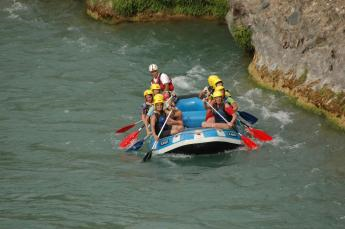
%> input picture COBRA Matlab/Dependencies/rgbquadtree/rafting.png, 345 x 229 px
$ octave main.m   (GNU Octave 9; MATLAB toolbox functions it lacks are replaced by stand-ins)
%> lines starting %> are read from the running program, lines starting %| are printed output that depends on the picture
### COBRA Matlab/Dependencies/rgbquadtree/qt3ddecom.m
% % This method uses three thresholds for red,green and blue blocks.
% % For any R/G/B block if the maximum value of the block elements minus the
% % minimum value of the block elements is greater than its respective threshold
% % then the RGB image is splitted into 4 blocks.

% % Thresholds are specified as a value between 0 and 1, even if I is of class uint8 or
% % uint16. If I is uint8, the threshold value you supply is multiplied by
% % 255 to determine the actual threshold to use; if I is uint16, the
% % threshold value you supply is multiplied by 65535

% % The function also pad the image if its size is not power of 2, so that
% % image can be divided until block of size 1.

% % Input
% % image I (true color) image matrix of size M-by-N-by-3.
% % thvec: threshold values of rgb b/w 0 and 1 e.g. thvec=[0.5,0.5,0.5]
% %        (this optional argument, defualt threshold is [0 0 0] i.e.
% %        lossless encoding

% % Output
% % S: the quadtree structure in the sparse matrix S. If S(k,m) is
% %    nonzero, then (k,m) is the upper left corner (ULC) of a block in the
% %    decomposition, and the size of the block is given by S(k,m).
% % valRGB(n,1:3):  mean (average) of RGB compoents for nth block

% % Exmaple of usage: [S,valRGB]=qt3ddecom(I,thvec);
% %                   or [S,valRGB]=qt3ddecom(I);

function [S,valRGB]=qt3ddecom(I,varargin)

% disp('RGB Image Quadtree Decomposition');
% str=sprintf('%s', '@ Copyright M Khan'); disp(str);
% disp('Email: mak2000sw@yahoo.com');
disp('---------------------------------');
% %--------------------------------------------------------------
% % Default Values
thvec=[0 0 0];                %lossless encoding
defaultValues = {thvec};      %threshold vector
% % % Assign Values
nonemptyIdx = ~cellfun('isempty',varargin);
defaultValues(nonemptyIdx) = varargin(nonemptyIdx);
[thvec] = deal(defaultValues{:});
% %--------------------------------------------------------------
classtr=class(I);
[ir ic id]=size(I); % size of image before padding
if(id~=3)
    error('Input Matrix (Image) must be of size M-by-N-by-3 (true color)');
end
if(~ispowerof2(ir) || ~ispowerof2(ic))
    I=padrgbtomakepowof2(I);
    % % sizeIafterPad=size(I);
    % % disp('padding is done to make input Matrix/Image power of 2');
end
[irp,icp,id]=size(I); % size of image after padding
S=zeros(irp,icp);
% %--------------------------------------------------------------
% % Matrix S is intitially of same size as input image/matrix and holds
% % zeros in all locations.
% % stru1 holds information about those images that are to be tested
% % for splitting.
% % initially we would put coordinates of ULC of image into stru1 then
% % we will execute a loop until stru1 becomes empty.
% % Inside loop we would take coordinates of last image block from stru1
% % and remove them from stru1, then test if for splitting.
% % If it split then we would put four new blocks into stru1. If it does
% % not split then we would (ULC) of that single block into matrix S.
% % This process would continue until stru1 becomes emtpy, that means no
% % more splitting is required and we would be outside while loop. Then
% % simple we would converte matrix S into sparse matrix.

count1=1;                    % counter to save data in S
stru1(count1).rc=[1 1];      % beginning (upper left corner) coordinates of image
stru1(count1).sz=size(I,1);  % size of image (width and height are equal)
while(size(stru1,2)>=1)
    r1=stru1(end).rc(1);
    r2=r1+stru1(end).sz-1;
    c1=stru1(end).rc(2);
    c2=c1+stru1(end).sz-1;
    stru1(end)=[];          % remove from stru1
    count1=count1-1;
    % % splitting (return splitting coordiantes with respect to segment
    % % (block) of image (matrix)
    [b1r,b1c,b2r,b2c,b3r,b3c,b4r,b4c,sz]=qtrgbsplit(I(r1:r2,c1:c2,1:3),thvec);
    if(sz==-1) % Not splitted
        % % disp('not splitted');
        S(r1,c1)=r2-r1+1;
    else      % splitted
        % % disp('splitted');
        %% converting local coordinates to global coordinates
        b1r=r1+b1r-1;
        b1c=c1+b1c-1;
        b2r=r1+b2r-1;
        b2c=c1+b2c-1;
        b3r=r1+b3r-1;
        b3c=c1+b3c-1;
        b4r=r1+b4r-1;
        b4c=c1+b4c-1;
        % % adding fourth block data in stru1
        count1=count1+1;
        stru1(count1).rc=[b4r,b4c];
        stru1(count1).sz=sz;
        % % adding third block data in stru1
        count1=count1+1;
        stru1(count1).rc=[b3r,b3c];
        stru1(count1).sz=sz;
        % % adding second block data in stru1
        count1=count1+1;
        stru1(count1).rc=[b2r,b2c];
        stru1(count1).sz=sz;
        % % adding first block data in stru1
        count1=count1+1;
        stru1(count1).rc=[b1r,b1c];
        stru1(count1).sz=sz;
    end
end
% %--------------------------------------------------------------
S=sparse(S); %converting S into sparse matrix
[i,j,blkSz] = find(S);
if(length(find(thvec))==0) %lossless encoding (all entries in thvec are 0)
    for k=1:length(blkSz)
        valRGB(k,1:3)=I(i(k),j(k),1:3); % values of corresponding indices of S of RGB
    end
else             %lossy encoding
    valR=avgofmatblks(I(:,:,1),i,j,blkSz,blkSz); % mean of Red
    valG=avgofmatblks(I(:,:,2),i,j,blkSz,blkSz); % mean of Green
    valB=avgofmatblks(I(:,:,3),i,j,blkSz,blkSz); % mean of Blue
    valRGB=[valR', valG', valB'];
end
% %--------------------------------------------------------------
% % % Now Removing those rows from S and valRGB that exceed original image size(ir,ic)
% % % ir,ic,irp,icp
if (ir<irp && ic<icp)
    [S,valRGB]=delsparsekeybyxANDy(S,i,j,valRGB,ir,ic);
end
% %--------------------------------------------------------------
% % Trim S
% S=S(1:max(i),1:max(j)); %use previously computed [i,j,v]=find(S)
S=trimsparse(S);          %computes again [i,j,v]=find(S)
% %--------------------------------------------------------------
% % next stpe is to convert to same class as that of original image.
% % if original image is of type integer this operation would also round
% % off
valRGB=converttoclass(valRGB,classtr);
% %  sizeSAfter=size(S)
% %--------------------------------------------------------------
% % % Plotting
figure, image(I)
title('\bfOriginal Padded Image');
drawquadblocks(S);
% title('\bfQuadtree blocks on Padded Image');
% %--------------------------------------------------------------


% % % --------------------------------
% % % Author: Dr. Murtaza Khan
% % % Email : drkhanmurtaza@gmail.com
% % % --------------------------------

### rgbquadtree/padrgbtomakepowof2.m
% % if required then add padvalue (defualt 0)
% % to make size of rgbimg power of 2.
% %  e.g. if initiall size of rgbimg is 7x5x3
% % the after padding, size of rgbimg would be
% % 8x8x3
function rgbimgnew =padrgbtomakepowof2(rgbimg,varargin)

% % % Default Values
padvalue=0;
defaultValues = {padvalue};
% % % Assign Values
nonemptyIdx = ~cellfun('isempty',varargin);
defaultValues(nonemptyIdx) = varargin(nonemptyIdx);
[padvalue] = deal(defaultValues{:});
% % % --------------

IR=padtomakepowof2(rgbimg(:,:,1),padvalue);
IG=padtomakepowof2(rgbimg(:,:,2),padvalue);
IB=padtomakepowof2(rgbimg(:,:,3),padvalue);
rgbimgnew(:,:,1)=IR;
rgbimgnew(:,:,2)=IG;
rgbimgnew(:,:,3)=IB;

% % % --------------------------------
% % % Author: Dr. Murtaza Khan
% % % Email : drkhanmurtaza@gmail.com
% % % --------------------------------

### COBRA Matlab/Dependencies/rgbquadtree/padtomakepowof2.m
% % if required then add padvalue (defualt 0)
% % to make size of A power of 2.
% %  e.g. if initiall size of A is 2x3
% % the after padding, size of A would be
% % 4x4
function A =padtomakepowof2(A,varargin)

% % % Default Values
padvalue=0;
defaultValues = {padvalue};
% % % Assign Values
nonemptyIdx = ~cellfun('isempty',varargin);
defaultValues(nonemptyIdx) = varargin(nonemptyIdx);
[padvalue] = deal(defaultValues{:});
% % ------------------------------------
B=A;
[M,N]=size(B);
type_A=class(A);
A=converttoclass(A,'double');
padvalue=converttoclass(padvalue,'double');
npo2=2^nextpow2(max(size(A)));
% % ------------------------------------
% % Padding process
A(1:npo2,1:npo2)=padvalue; % A expanded to required size
A(1:M,1:N)=B(1:M,1:N);     % 1:M,1:N locations filled with origincal values
% % OR
% % alternatively A can be padded using image processing tool
% % box method 'padarray' by following statement
% % A=padarray(A,[npo2-M,npo2-N],padvalue,'post');

% % ------------------------------------

A=converttoclass(A,type_A); % back to original type

% % % --------------------------------
% % % Author: Dr. Murtaza Khan
% % % Email : drkhanmurtaza@gmail.com
% % % --------------------------------

### rgbquadtree/converttoclass.m
% % converte input arguent 'var' to class specified in 'type'.
% % conversion should be possible by MATLAB conversion functions.
% % Following conversion types are allowed
% % int8
% % uint8
% % int16
% % uint16
% % int32
% % uint32
% % int64
% % uint64
% % single
% % double

function var=converttoclass(var,type)

if (strcmp(type,'int8'))
    var=int8(var);
elseif(strcmp(type,'uint8'))
    var=uint8(var);
elseif(strcmp(type,'int16'))
    var=int16(var);
elseif(strcmp(type,'uint16'))
    var=uint16(var);
elseif(strcmp(type,'int32'))
    var=int32(var);
elseif(strcmp(type,'uint32'))
    var=uint32(var);
elseif(strcmp(type,'int64'))
    var=int64(var);
elseif(strcmp(type,'uint64'))
    var=uint64(var);
elseif(strcmp(type,'single'))
    var=single(var);
elseif(strcmp(type,'double'))
    var=double(var);
else
    disp('this type is not allowed or supported');
end

% % % --------------------------------
% % % Author: Dr. Murtaza Khan
% % % Email : drkhanmurtaza@gmail.com
% % % --------------------------------

### COBRA Matlab/Dependencies/rgbquadtree/qtrgbsplit.m
% % The method uses three thresholds for red,green and blue blocks.
% % For any R/G/B block if the maximum value of the block elements minus the
% % minimum value of the block elements is greater than its respective threshold
% % then the RGB image is splitted into 4 blocks.

% % Thresholds are specified as a value between 0 and 1, even if I is of class uint8 or
% % uint16. If I is uint8, the threshold value you supply is multiplied by
% % 255 to determine the actual threshold to use; if I is uint16, the
% % threshold value you supply is multiplied by 65535

% % Input: image I (true color) image matrix of size M-by-N-by-3.
% % Output: if image is split the method returns
% %         size and starting coordinate indices of each block. If the
% %         image is not divided then it return -1 value for each output argument

function [b1r,b1c,b2r,b2c,b3r,b3c,b4r,b4c,szr,szc]=qtrgbsplit(I,varargin)

% % Default Values
thvec=[0 0 0];                %lossless encoding
defaultValues = {thvec};      %threshold vector
% % % Assign Values
nonemptyIdx = ~cellfun('isempty',varargin);
defaultValues(nonemptyIdx) = varargin(nonemptyIdx);
[thvec] = deal(defaultValues{:});
% % %------------------------------------------------------
% % Handling Threshold vector for various
if(length(thvec)==0)
    error('threshold vector must have atleast one value');
elseif(length(thvec)==1)
    ThR=thvec(1);
    ThG=ThR;
    ThB=ThG;
 elseif(length(thvec)==2)
    ThR=thvec(1);
    ThG=thvec(2);
    ThB=ThG;
 elseif(length(thvec)>=3)
    ThR=thvec(1);
    ThG=thvec(2);
    ThB=thvec(3);
end

if(ThR<0 || ThR>1 || ThG<0 || ThG>1 || ThB<0|| ThB>1)
    error('threshold value(s) must be between 0 and 1');
end

str=class(I);
if(strcmp(str,'uint8'))
    ThR=ThR*255;
    ThG=ThG*255;
    ThB=ThB*255;
elseif(strcmp(str,'uint16'))
    ThR=ThR*65535;
    ThG=ThG*65535;
    ThB=ThB*65535;
else
    error('Input Image must be of type uint8 or uint16');
end
% % %------------------------------------------------------
% % % ThR,ThG,ThB

[ir ic id]=size(I);
if(id~=3)
    error('Input Matrix (Image) must be of size M-by-N-by-3 (true color)');
end

b1r=-1;
b1c=-1;
b2r=-1;
b2c=-1;
b3r=-1;
b3c=-1;
b4r=-1;
b4c=-1;
szr=-1;
szc=-1;

if(ir==1 && ic==1)  % block of size=1 are not split
    return
end

I=double(I); %convert to double for processing

if( max(max(I(:,:,1)))-min(min(I(:,:,1))) > ThR ||...
    max(max(I(:,:,2)))-min(min(I(:,:,2))) > ThG ||...
    max(max(I(:,:,3)))-min(min(I(:,:,3))) > ThB )

   [b1r,b1c,b2r,b2c,b3r,b3c,b4r,b4c,szr,szc]=splitinto4(ir,ic);
end

I=converttoclass(I,str); % back to original type

% % % --------------------------------
% % % Author: Dr. Murtaza Khan
% % % Email : drkhanmurtaza@gmail.com
% % % --------------------------------

### rgbquadtree/splitinto4.m
% % given the size of rectangle (matrix end points), it split into four
% % regions and return the starting coordinates (top left corner) and size of each region.
% % ------------------
% % |        |       |
% % ------------------
% % |        |       |
% % ------------------
function [b1r,b1c,b2r,b2c,b3r,b3c,b4r,b4c,szr,szc]=splitinto4(ir,ic)

szr=round(ir/2);
szc=round(ic/2);

b1r=1;
b1c=1;

b2r=1;
b2c=szc+1;

b3r=szr+1;
b3c=1;

b4r=szr+1;
b4c=szc+1;

% % % --------------------------------
% % % Author: Dr. Murtaza Khan
% % % Email : drkhanmurtaza@gmail.com
% % % --------------------------------

### COBRA Matlab/Dependencies/rgbquadtree/avgofmatblks.m
% % finds average of different blocks of input matrix
% % INPUT
% % i,j,w,h are vectors
% % mat : input matrix
% % i(k): beginning row index of kth block
% % j(k): beginning column index of kth block
% % w(k): width of kth block   (e.g. column 1 to colum 5 of mat)
% % h(k): height of kth block  (e.g. row 1 to row 3 of mat)
% % OUTPUT
% % avg(k): average of kth block (avg is a vector)
function avg=avgofmatblks(mat,i,j,w,h)

blkcount=length(i);
for k=1:blkcount
    fromRow=i(k);
    toRow=i(k)+h(k)-1;
    fromCol=j(k);
    toCol=j(k)+w(k)-1;
    count=(toRow-fromRow+1).*(toCol-fromCol+1);
    avg(k)=sum(sum(mat(fromRow:toRow,fromCol:toCol)))/count; %avg/mean of block values
end

% % % --------------------------------
% % % Author: Dr. Murtaza Khan
% % % Email : drkhanmurtaza@gmail.com
% % % --------------------------------

### rgbquadtree/delsparsekeybyxANDy.m
% % Do following
% % 1. set to 0 (zero) those spatial locations from sparse matrix that
% %     exceeds BOTH given x and y values
% % 2. delete the correspoding row from given key matrix

% % INPUT
% % S: input sparse matrix
% % i: i(k) kth row    of non-zero element in S
% % j: j(k) kth column of non-zero element in S
% % key: M-by-N array M=length(i) then key(k,:) entry in keys
% %      corresponds to kth row of non-zeros entries of S
% % x: x-coordinate
% % y: y-coordinate

% % OUTPUT
% % S:   modified output sparse matrix
% % keys: modified keys matrix

function [S,keys]=delsparsekeybyxANDy(S,i,j,keys,x,y)

c=0;
for k=1:length(i)
    if(i(k)>x && j(k)>y)
       S(i(k),j(k))=0;  %(k,k)th entry is also zero, would not be save in Sparse
    else
        c=c+1;
        keysN(c,:)=keys(k,:);
    end
end
keys=keysN;

### COBRA Matlab/Dependencies/rgbquadtree/ispowerof2.m
% % check if given number 'n'is power of 2.
% % return 1 if given number 'n'is power of 2, otherwise return 0

function flag=ispowerof2(n)

flag=0;

table=[1,2,4,8,16,32,64,128,256,512,1024,2048,4096,8192,16384,32768,65536,131072,262144,524288,...
    1048576,2097152,4194304,8388608,16777216,33554432,67108864,134217728,268435456,536870912];

if(n>table(end) || n<1)
    error('Out out range, can not check either this value is power of 2 or not')
end

if( length(find(table == n)>0) )
    flag=1;
end

% % % --------------------------------
% % % Author: Dr. Murtaza Khan
% % % Email : drkhanmurtaza@gmail.com
% % % --------------------------------


### COBRA Matlab/Dependencies/rgbquadtree/main.m
% % Test program for Quadtree Encoding and Decoding of RGB image
clc, close all, clear all
thvec=[0.5,0.5,0.5];  % threshold for red,green and blue (values b/w 0 and 1)
picname='rafting.png';
I = imread(picname);
%> I is the input picture: size 229x345x3 uint8; mean R, G, B 98, 105.4, 89.5
[ir ic d]=size(I);    % size of I must be M-by-N-by-3
%> ir = 229; ic = 345; d = 3
figure, image(I)          % original input image
title('\bfOriginal Image');
% % ----------------------------------
% % RGB Quadtree Encoding
[S,valRGB]=qt3ddecom(I,thvec);  %lossy encoding
%> in qt3ddecom, `nonemptyIdx = ~cellfun('isempty',varargin);`: nonemptyIdx = true
%> in qt3ddecom, `[thvec] = deal(defaultValues{:});`: thvec = [0.5 0.5 0.5]
%> in padrgbtomakepowof2, `nonemptyIdx = ~cellfun('isempty',varargin);`: nonemptyIdx = []
%> in padrgbtomakepowof2, `[padvalue] = deal(defaultValues{:});`: padvalue = 0
%> in padtomakepowof2, `nonemptyIdx = ~cellfun('isempty',varargin);`: nonemptyIdx = true
%> in padtomakepowof2, `[padvalue] = deal(defaultValues{:});`: padvalue = 0
%> in padtomakepowof2, `B=A;`:
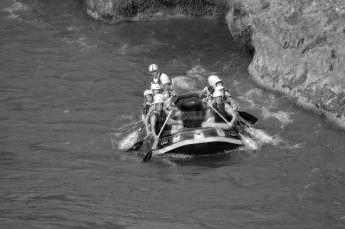
%> B: size 229x345 uint8; min 0, max 255, mean 98
%> in padtomakepowof2, `A(1:npo2,1:npo2)=padvalue;`: A: size 512x512 double; every value is 0
%> in padtomakepowof2 (call 2), `B=A;`:
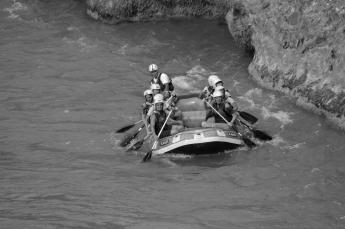
%> B: size 229x345 uint8; min 0, max 255, mean 105.4
%> in padtomakepowof2 (call 3), `B=A;`:
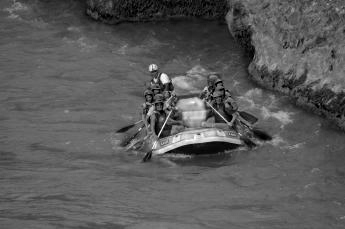
%> B: size 229x345 uint8; min 0, max 255, mean 89.5
%> in padtomakepowof2 (call 3), `A(1:M,1:N)=B(1:M,1:N);`:
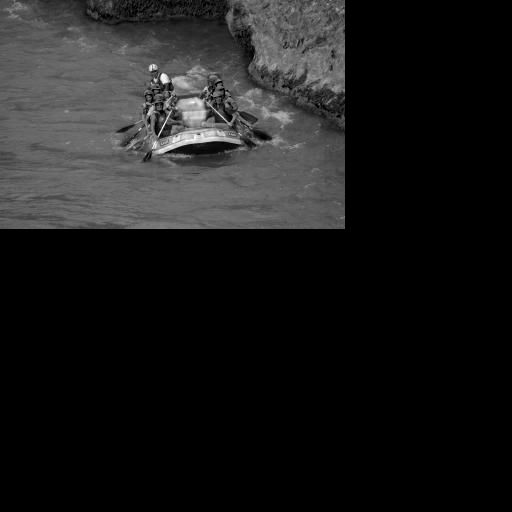
%> A: size 512x512 double; min 0, max 255, mean 27
%> in padrgbtomakepowof2, `rgbimgnew(:,:,3)=IB;`:
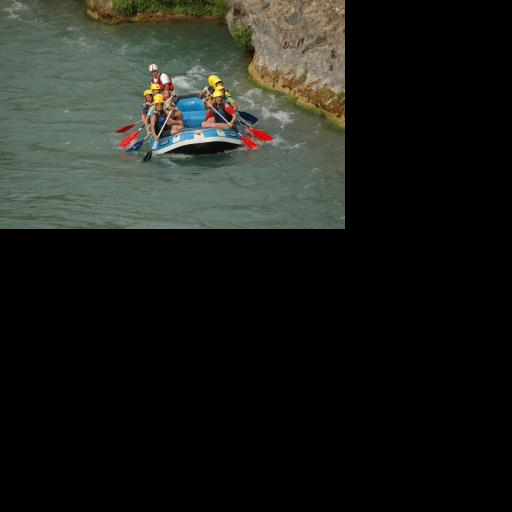
%> rgbimgnew: size 512x512x3 uint8; mean R, G, B 29.5, 31.8, 27
%> the loop in qt3ddecom, `while(size(stru1,2)>=1)` made 2613 passes
%> (r1, r2, c1, c2, b1r, b1c, b2r, b2c) on passes 2 to 13: (1, 256, 1, 256, 1, 1, 1, 129), (1, 128, 1, 128, 1, 1, 1, 65), (1, 64, 1, 64, -1, -1, -1, -1), (1, 64, 65, 128, 1, 65, 1, 97), (1, 32, 65, 96, -1, -1, -1, -1), (1, 32, 97, 128, 1, 97, 1, 113), (1, 16, 97, 112, 1, 97, 1, 105), (1, 8, 97, 104, -1, -1, -1, -1), (1, 8, 105, 112, -1, -1, -1, -1), (9, 16, 97, 104, -1, -1, -1, -1), (9, 16, 105, 112, -1, -1, -1, -1), (1, 16, 113, 128, -1, -1, -1, -1)
%> (b1r, b1c, b2r, b2c, b3r, b3c, b4r, b4c) on pass 1: (1, 1, 1, 257, 257, 1, 257, 257)
%> pass 2, in qtrgbsplit (call 2), `I=double(I);`:
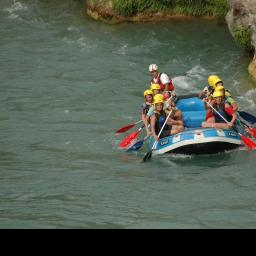
%> I: size 256x256x3 double; mean R, G, B 83.1, 93.1, 80.1
%> pass 3, in qtrgbsplit (call 3), `I=double(I);`:
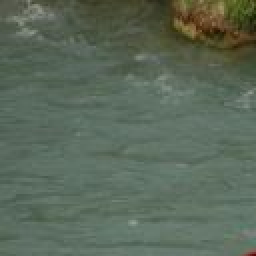
%> I: size 128x128x3 double (shown 2 times larger); mean R, G, B 90.7, 104.6, 89.2
%> the run ends on the next line
